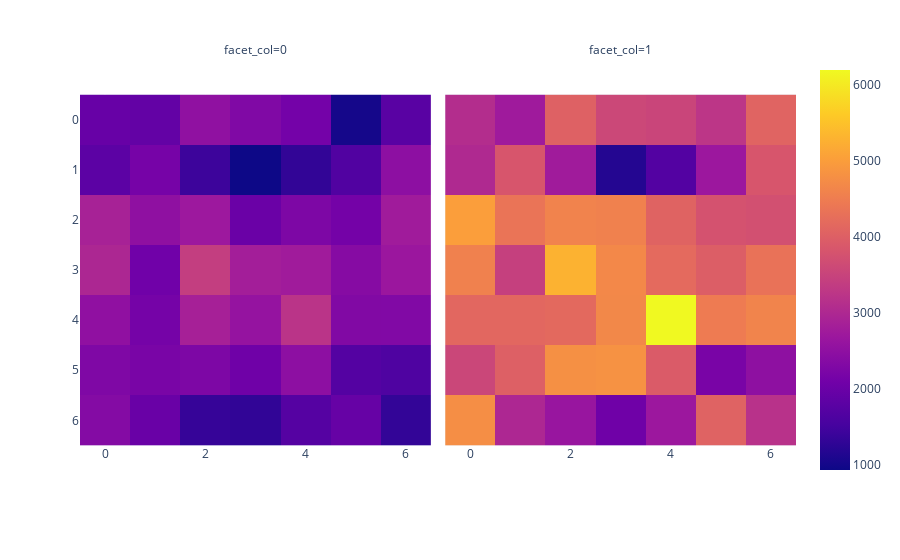

The code cell stored with this chart in its notebook:
### Code cell
px.imshow(correlations[2], facet_col=2)

### Figure 1 — Plotly figure (JSON) as saved in the notebook; plotly's stock layout.template omitted (floating-point values rounded to 4 significant figures)
{"data": [{"coloraxis": "coloraxis", "hovertemplate": "x: %{x}<br>y: %{y}<br>color: %{z}<extra></extra>", "name": "0", "type": "heatmap", "xaxis": "x", "yaxis": "y", "z": [[1956, 1907, 2519, 2300, 2128, 1013, 1768], [1812, 2159, 1426, 931, 1306, 1664, 2470], [2878, 2505, 2696, 1992, 2251, 2132, 2764], [2970, 2078, 3390, 2816, 2753, 2374, 2665], [2511, 2146, 2853, 2587, 3212, 2308, 2303], [2276, 2196, 2254, 2065, 2471, 1703, 1639], [2353, 1974, 1349, 1295, 1712, 1937, 1322]]}, {"coloraxis": "coloraxis", "hovertemplate": "x: %{x}<br>y: %{y}<br>color: %{z}<extra></extra>", "name": "1", "type": "heatmap", "xaxis": "x2", "yaxis": "y2", "z": [[3087, 2734.0, 4020, 3574.0, 3534.0, 3245, 4076.0], [3022.0, 3822, 2760.0, 1168.0, 1690, 2692.0, 3822.0], [5002.0, 4346.0, 4588.0, 4560, 4062.0, 3764, 3727], [4554, 3434.0, 5274, 4676.0, 4175, 3970.0, 4312.0], [4122.0, 4130.0, 4164.0, 4665, 6191, 4472.0, 4608.0], [3552, 4004.0, 4786.0, 4822.0, 3916.0, 2190.0, 2486.0], [4760.0, 2980, 2632, 2062, 2684, 4054, 3173]]}], "layout": {"annotations": [{"font": {}, "showarrow": false, "text": "facet_col=0", "x": 0.245, "xanchor": "center", "xref": "paper", "y": 1, "yanchor": "bottom", "yref": "paper"}, {"font": {}, "showarrow": false, "text": "facet_col=1", "x": 0.755, "xanchor": "center", "xref": "paper", "y": 1, "yanchor": "bottom", "yref": "paper"}], "coloraxis": {"colorscale": [[0, "#0d0887"], [0.1111, "#46039f"], [0.2222, "#7201a8"], [0.3333, "#9c179e"], [0.4444, "#bd3786"], [0.5556, "#d8576b"], [0.6667, "#ed7953"], [0.7778, "#fb9f3a"], [0.8889, "#fdca26"], [1, "#f0f921"]]}, "margin": {"t": 60}, "xaxis": {"anchor": "y", "constrain": "domain", "domain": [0, 0.49], "scaleanchor": "y"}, "xaxis2": {"anchor": "y2", "domain": [0.51, 1], "matches": "x"}, "yaxis": {"anchor": "x", "autorange": "reversed", "constrain": "domain", "domain": [0, 1]}, "yaxis2": {"anchor": "x2", "domain": [0, 1], "matches": "y", "showticklabels": false}}}
